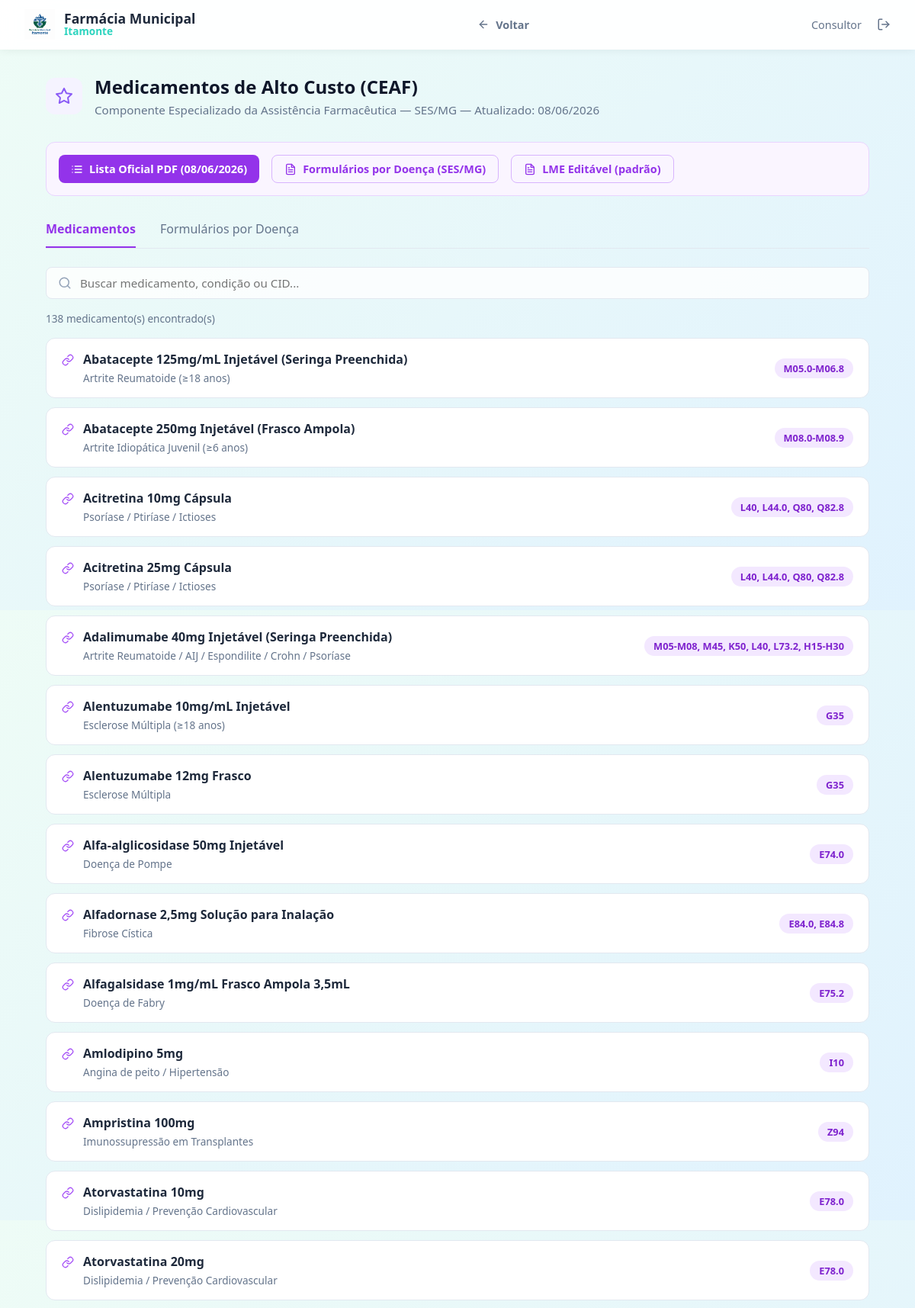
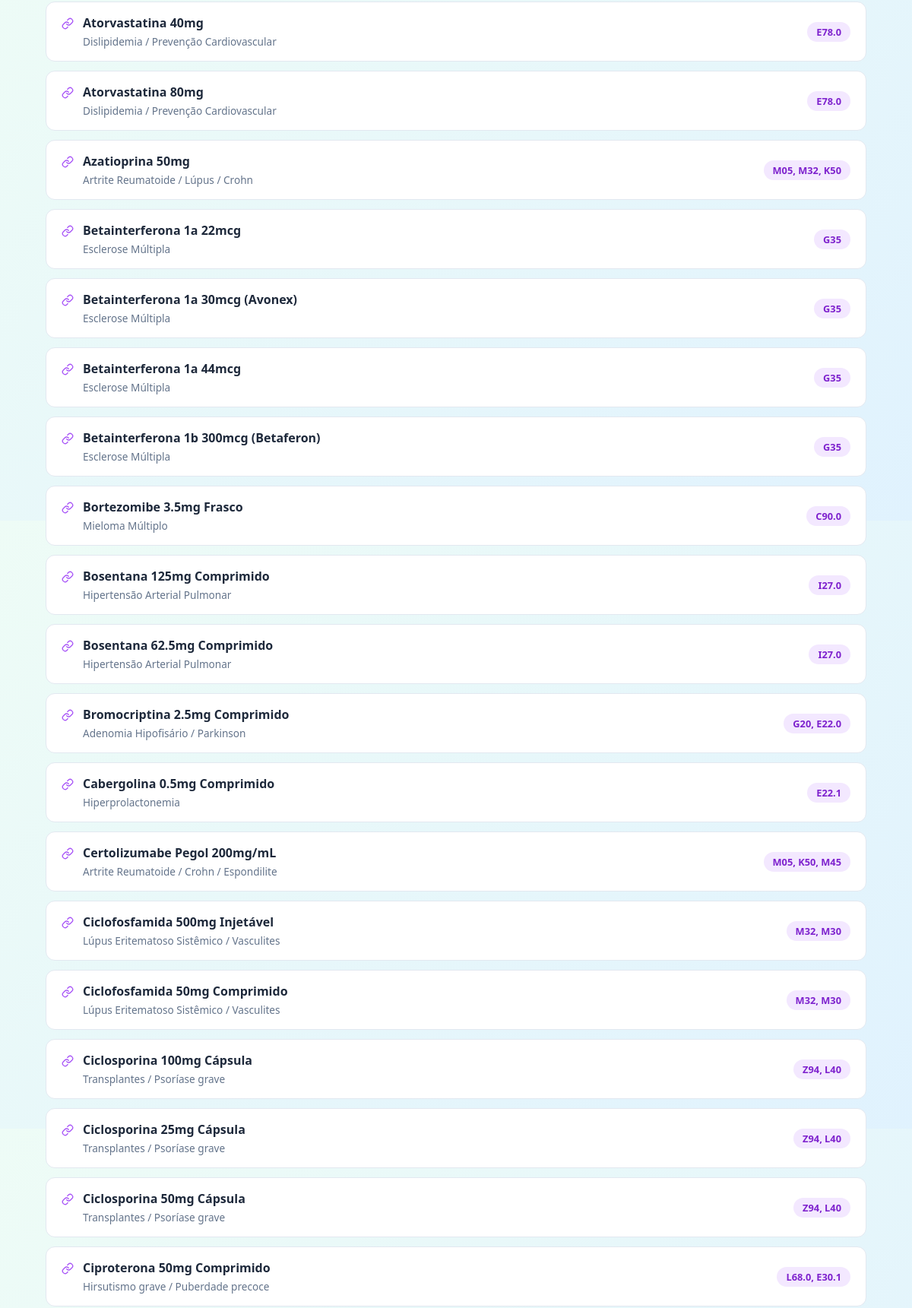
The page /alto-custo (signed in, upper part) on the database its author committed (2 pictures, top to bottom).
### tables this page shows
CREATE TABLE medicamentos_alto_custo (
        id INTEGER PRIMARY KEY AUTOINCREMENT,
        nome TEXT NOT NULL,
        indicacao TEXT NOT NULL,
        cids TEXT,
        created_at TIMESTAMP DEFAULT CURRENT_TIMESTAMP
    );

### app.py (the view)
@app.route('/alto-custo')
def alto_custo():
    ac_meds = query_db("SELECT * FROM medicamentos_alto_custo ORDER BY nome ASC")
    return render_template('alto_custo.html', medicamentos=ac_meds)

### app.py (called while the page is built)
def get_db():
    db = getattr(g, '_database', None)
    if db is None:
        db = g._database = sqlite3.connect(DB_PATH)
        db.row_factory = sqlite3.Row
    return db

@app.teardown_appcontext
def close_connection(exception):
    db = getattr(g, '_database', None)
    if db is not None:
        db.close()

def query_db(query, args=(), one=False):
    cur = get_db().execute(query, args)
    rv = cur.fetchall()
    cur.close()
    return (rv[0] if rv else None) if one else rv

@app.before_request
def require_login():
    allowed_routes = ['login', 'static']
    if request.endpoint not in allowed_routes and 'user_id' not in session:
        return redirect(url_for('login'))

### templates/alto_custo.html (shortened to what this page needs)
{% extends 'base.html' %}
{% block content %}
<div style="display: flex; align-items: center; gap: 1rem; margin-bottom: 2rem;">
    <div
        style="background-color: #f5f3ff; color: #8b5cf6; width: 48px; height: 48px; border-radius: 12px; display: flex; align-items: center; justify-content: center;">
        <svg viewBox="0 0 24 24" fill="none" stroke="currentColor" stroke-width="2" stroke-linecap="round"
            stroke-linejoin="round" width="24" height="24">
            <polygon
                points="12 2 15.09 8.26 22 9.27 17 14.14 18.18 21.02 12 17.77 5.82 21.02 7 14.14 2 9.27 8.91 8.26 12 2">
            </polygon>
        </svg>
    </div>
    <div style="flex-grow: 1;">
        <h1 style="color: #0f172a; font-size: 1.5rem; font-weight: 800; margin: 0 0 0.25rem 0;">Medicamentos de Alto
            Custo (CEAF)</h1>
        <p style="color: #64748b; font-size: 0.95rem; margin: 0;">Componente Especializado da Assistência Farmacêutica —
            SES/MG — Atualizado: 08/06/2026</p>
    </div>
</div>
<div
    style="background: #faf5ff; border: 1px solid #e9d5ff; border-radius: 12px; padding: 1rem; margin-bottom: 2rem; display: flex; gap: 1rem; flex-wrap: wrap;">
    <a href="https://www.saude.mg.gov.br/wp-content/uploads/2025/06/NovomodelodeLME-EDITAVEL.pdf" target="_blank"
        style="background: #9333ea; color: white; padding: 0.5rem 1rem; border-radius: 8px; text-decoration: none; font-size: 0.9rem; font-weight: 600; display: inline-flex; align-items: center; gap: 0.5rem;">
        Lista Oficial PDF (08/06/2026)
    </a>
    <a href="https://www.saude.mg.gov.br/obtermedicamentos/ceaf/formulariosceaf/" target="_blank"
        style="background: transparent; color: #9333ea; border: 1px solid #d8b4fe; padding: 0.5rem 1rem; border-radius: 8px; text-decoration: none; font-size: 0.9rem; font-weight: 600; display: inline-flex; align-items: center; gap: 0.5rem;">
        Formulários por Doença (SES/MG)
    </a>
    <a href="https://www.saude.mg.gov.br/wp-content/uploads/2025/06/NovomodelodeLME-EDITAVEL.pdf" target="_blank"
        style="background: transparent; color: #9333ea; border: 1px solid #d8b4fe; padding: 0.5rem 1rem; border-radius: 8px; text-decoration: none; font-size: 0.9rem; font-weight: 600; display: inline-flex; align-items: center; gap: 0.5rem;">
        LME Editável (padrão)
    </a>
</div>
<div style="border-bottom: 1px solid #e2e8f0; margin-bottom: 1.5rem; display: flex; gap: 2rem;">
    <div id="tab-meds" onclick="switchTab('meds')"
        style="padding-bottom: 0.75rem; border-bottom: 2px solid #9333ea; color: #9333ea; font-weight: 600; cursor: pointer;">
        Medicamentos
    </div>
    <div id="tab-diseases" onclick="switchTab('diseases')"
        style="padding-bottom: 0.75rem; border-bottom: 2px solid transparent; color: #64748b; font-weight: 500; cursor: pointer;">
        Formulários por Doença
    </div>
</div>
<div id="content-meds" style="display: block;">
    <div style="position: relative; margin-bottom: 1rem;">
        <svg viewBox="0 0 24 24" fill="none" stroke="#94a3b8" stroke-width="2" stroke-linecap="round"
            stroke-linejoin="round" width="18" height="18"
            style="position: absolute; left: 1rem; top: 50%; transform: translateY(-50%);">
            <circle cx="11" cy="11" r="8"></circle>
            <line x1="21" y1="21" x2="16.65" y2="16.65"></line>
        </svg>
        <input type="text" id="search-input" class="form-control" placeholder="Buscar medicamento, condição ou CID..."
            style="padding-left: 2.75rem; border-radius: 8px; border: 1px solid #e2e8f0; width: 100%; box-sizing: border-box; height: 42px;">
    </div>
    <p style="font-size: 0.85rem; color: #64748b; margin-bottom: 1rem;"><span id="med-count">{{ medicamentos|length
            }}</span> medicamento(s) encontrado(s)</p>
    <div id="meds-list" style="display: flex; flex-direction: column; gap: 0.75rem; padding-bottom: 3rem;">
        {% for m in medicamentos %}
        <div class="med-item" data-search-text="{{ m.nome|lower }} {{ m.indicacao|lower }} {{ (m.cids or '')|lower }}"
            style="background: white; border: 1px solid #e2e8f0; border-radius: 12px; padding: 1rem 1.25rem; display: flex; justify-content: space-between; align-items: center; gap: 1rem;">
            <div style="display: flex; gap: 0.75rem; align-items: flex-start;">
                <div>
                    <div style="font-weight: 700; color: #1e293b; font-size: 1rem; margin-bottom: 0.25rem;">{{ m.nome }}
                    </div>
                    <div style="color: #64748b; font-size: 0.85rem;">{{ m.indicacao }}</div>
                </div>
            </div>
            {% if m.cids %}
            <div
                style="background: #f3e8ff; color: #7e22ce; padding: 0.25rem 0.75rem; border-radius: 16px; font-size: 0.8rem; font-weight: 600; white-space: nowrap; flex-shrink: 0;">
                {{ m.cids }}
            </div>
            {% endif %}
        </div>
        {% endfor %}
    </div>
</div>
{% endblock %}

### static/css/style.css (style rules this page uses)
:root { --bg-gradient: linear-gradient(135deg, #eefcf6 0%, #e0f2fe 100%); --text-primary: #1e293b; --text-secondary: #64748b; --glass-bg: rgba(255, 255, 255, 0.65); --glass-border: rgba(255, 255, 255, 0.5); --glass-shadow: 0 8px 32px 0 rgba(15, 23, 42, 0.08); --primary: #0f766e; --primary-hover: #0d9488; --primary-light: rgba(15, 118, 110, 0.1); --status-disponivel-bg: #dcfce7; --status-disponivel-text: #15803d; --status-indisponivel-bg: #fee2e2; --status-indisponivel-text: #b91c1c; --status-baixo-bg: #fef9c3; --status-baixo-text: #a16207; --status-aguardando-bg: #dbeafe; --status-aguardando-text: #1d4ed8; --status-farmacia-popular-bg: #f3e8ff; --status-farmacia-popular-text: #7e22ce; }
* { margin: 0; padding: 0; box-sizing: border-box; font-family: system-ui, -apple-system, BlinkMacSystemFont, "Segoe UI", Roboto, Oxygen, Ubuntu, Cantarell, "Open Sans", "Helvetica Neue", sans-serif; }
body { background: var(--bg-gradient); color: var(--text-primary); min-height: 100vh; display: flex; flex-direction: column; }
.form-control { width: 100%; padding: 0.75rem 1rem; border-radius: 8px; border: 1px solid #cbd5e1; background: rgba(255, 255, 255, 0.8); font-size: 0.95rem; color: var(--text-primary); transition: border-color 0.2s; }

### rows shown on the page
medicamentos_alto_custo: nome "Abatacepte 125mg/mL Injetável (Seringa Preenchida)", indicacao "Artrite Reumatoide (≥18 anos)", cids "M05.0-M06.8"
medicamentos_alto_custo: nome "Abatacepte 250mg Injetável (Frasco Ampola)", indicacao "Artrite Idiopática Juvenil (≥6 anos)", cids "M08.0-M08.9"
medicamentos_alto_custo: nome "Acitretina 10mg Cápsula", indicacao "Psoríase / Ptiríase / Ictioses", cids "L40, L44.0, Q80, Q82.8"
medicamentos_alto_custo: nome "Acitretina 25mg Cápsula", indicacao "Psoríase / Ptiríase / Ictioses", cids "L40, L44.0, Q80, Q82.8"
medicamentos_alto_custo: nome "Adalimumabe 40mg Injetável (Seringa Preenchida)", indicacao "Artrite Reumatoide / AIJ / Espondilite / Crohn / Psoríase", cids "M05-M08, M45, K50, L40, L73.2, H15-H30"
medicamentos_alto_custo: nome "Alentuzumabe 10mg/mL Injetável", indicacao "Esclerose Múltipla (≥18 anos)", cids "G35"
medicamentos_alto_custo: nome "Alentuzumabe 12mg Frasco", indicacao "Esclerose Múltipla", cids "G35"
medicamentos_alto_custo: nome "Alfa-alglicosidase 50mg Injetável", indicacao "Doença de Pompe", cids "E74.0"
medicamentos_alto_custo: nome "Alfadornase 2,5mg Solução para Inalação", indicacao "Fibrose Cística", cids "E84.0, E84.8"
medicamentos_alto_custo: nome "Alfagalsidase 1mg/mL Frasco Ampola 3,5mL", indicacao "Doença de Fabry", cids "E75.2"
medicamentos_alto_custo: nome "Amlodipino 5mg", indicacao "Angina de peito / Hipertensão", cids "I10"
medicamentos_alto_custo: nome "Ampristina 100mg", indicacao "Imunossupressão em Transplantes", cids "Z94"
medicamentos_alto_custo: nome "Atorvastatina 10mg", indicacao "Dislipidemia / Prevenção Cardiovascular", cids "E78.0"
medicamentos_alto_custo: nome "Atorvastatina 20mg", indicacao "Dislipidemia / Prevenção Cardiovascular", cids "E78.0"
medicamentos_alto_custo: nome "Atorvastatina 40mg", indicacao "Dislipidemia / Prevenção Cardiovascular", cids "E78.0"
medicamentos_alto_custo: nome "Atorvastatina 80mg", indicacao "Dislipidemia / Prevenção Cardiovascular", cids "E78.0"
medicamentos_alto_custo: nome "Azatioprina 50mg", indicacao "Artrite Reumatoide / Lúpus / Crohn", cids "M05, M32, K50"
medicamentos_alto_custo: nome "Betainterferona 1a 22mcg", indicacao "Esclerose Múltipla", cids "G35"
medicamentos_alto_custo: nome "Betainterferona 1a 30mcg (Avonex)", indicacao "Esclerose Múltipla", cids "G35"
medicamentos_alto_custo: nome "Betainterferona 1a 44mcg", indicacao "Esclerose Múltipla", cids "G35"
medicamentos_alto_custo: nome "Betainterferona 1b 300mcg (Betaferon)", indicacao "Esclerose Múltipla", cids "G35"
medicamentos_alto_custo: nome "Bortezomibe 3.5mg Frasco", indicacao "Mieloma Múltiplo", cids "C90.0"
medicamentos_alto_custo: nome "Bosentana 125mg Comprimido", indicacao "Hipertensão Arterial Pulmonar", cids "I27.0"
medicamentos_alto_custo: nome "Bosentana 62.5mg Comprimido", indicacao "Hipertensão Arterial Pulmonar", cids "I27.0"
medicamentos_alto_custo: nome "Bromocriptina 2.5mg Comprimido", indicacao "Adenomia Hipofisário / Parkinson", cids "G20, E22.0"
medicamentos_alto_custo: nome "Cabergolina 0.5mg Comprimido", indicacao "Hiperprolactonemia", cids "E22.1"
medicamentos_alto_custo: nome "Certolizumabe Pegol 200mg/mL", indicacao "Artrite Reumatoide / Crohn / Espondilite", cids "M05, K50, M45"
medicamentos_alto_custo: nome "Ciclofosfamida 500mg Injetável", indicacao "Lúpus Eritematoso Sistêmico / Vasculites", cids "M32, M30"
medicamentos_alto_custo: nome "Ciclofosfamida 50mg Comprimido", indicacao "Lúpus Eritematoso Sistêmico / Vasculites", cids "M32, M30"
medicamentos_alto_custo: nome "Ciclosporina 100mg Cápsula", indicacao "Transplantes / Psoríase grave", cids "Z94, L40"
medicamentos_alto_custo: nome "Ciclosporina 25mg Cápsula", indicacao "Transplantes / Psoríase grave", cids "Z94, L40"
medicamentos_alto_custo: nome "Ciclosporina 50mg Cápsula", indicacao "Transplantes / Psoríase grave", cids "Z94, L40"
medicamentos_alto_custo: nome "Ciproterona 50mg Comprimido", indicacao "Hirsutismo grave / Puberdade precoce", cids "L68.0, E30.1"

### other values the page prints
{{ session.get('nome_completo') }} "Consultor"
{{ medicamentos|length }} "138"
